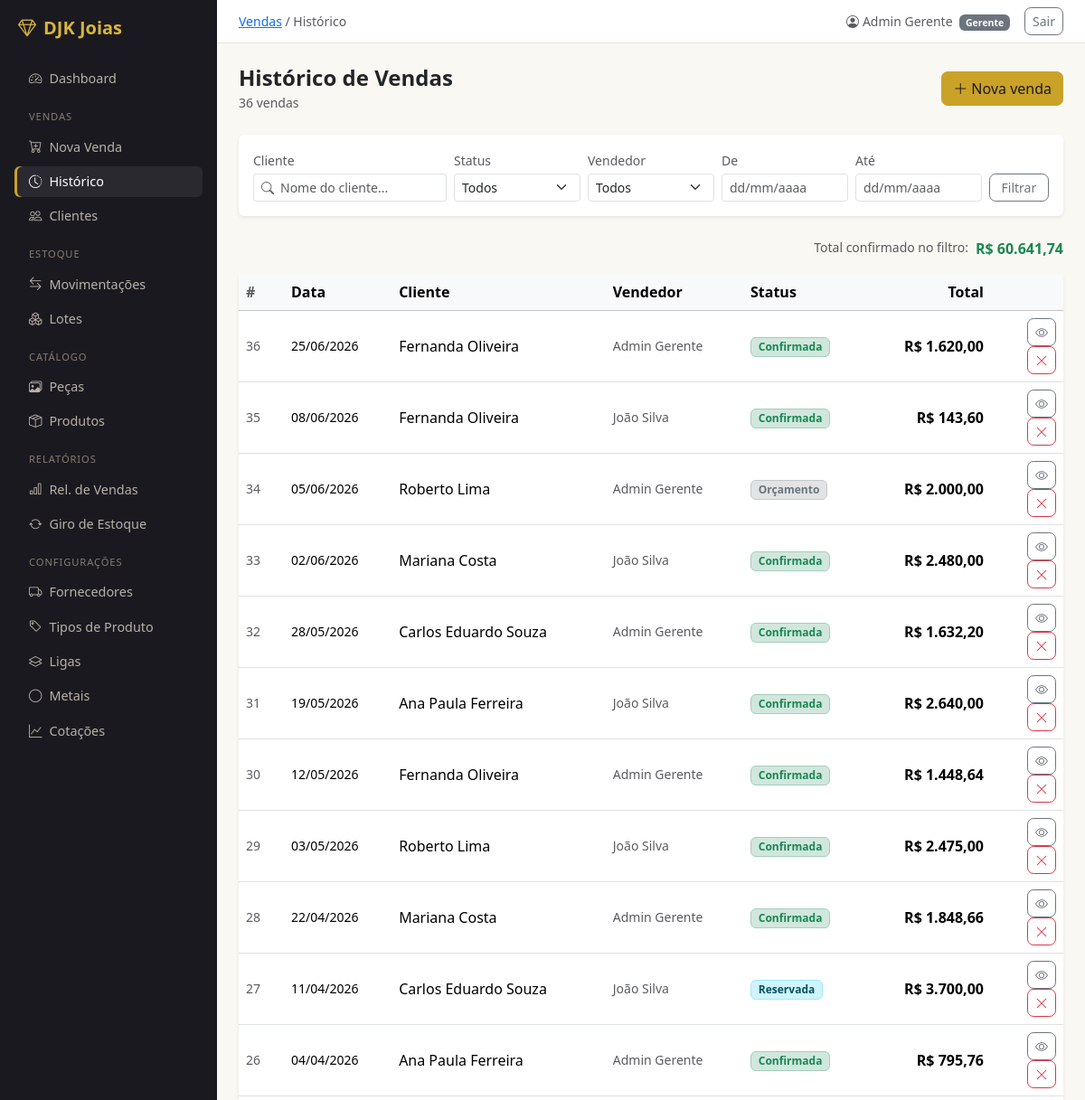
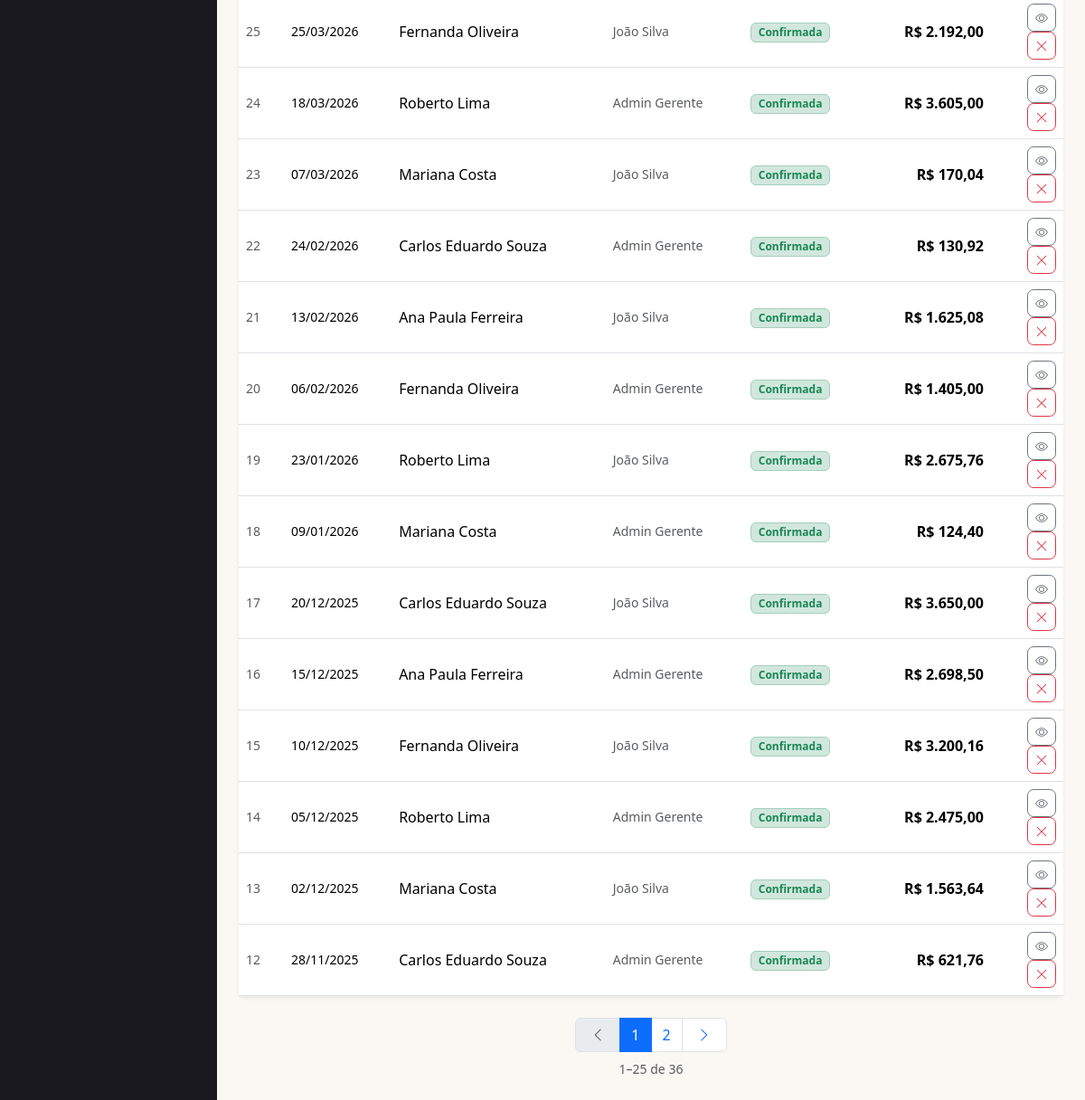
The app's page /vendas/ (signed in) with its own data (2 pictures, top to bottom).
### usuarios/models.py (models this page shows, shortened)
class Usuario(AbstractUser):
    class Perfil(models.TextChoices):
        GERENTE  = 'GER', 'Gerente'
        VENDEDOR = 'VEN', 'Vendedor'
    perfil    = models.CharField(max_length=3, choices=Perfil.choices, default=Perfil.VENDEDOR)
    telefone  = models.CharField(max_length=20, blank=True)
    criado_em = models.DateTimeField(auto_now_add=True)
    class Meta:
        verbose_name        = 'Usuário'
        verbose_name_plural = 'Usuários'
        ordering            = ['first_name', 'last_name']
    @property
    def is_gerente(self):
        return self.perfil == self.Perfil.GERENTE

### vendas/models.py (models this page shows, shortened)
class Venda(models.Model):
    class Status(models.TextChoices):
        ORCAMENTO  = 'ORC', 'Orçamento'
        RESERVADA  = 'RES', 'Reservada'
        CONFIRMADA = 'CON', 'Confirmada'
        CANCELADA  = 'CAN', 'Cancelada'
    cliente        = models.ForeignKey(Cliente, on_delete=models.PROTECT, related_name='vendas', db_index=True)
    vendedor       = models.ForeignKey(
        settings.AUTH_USER_MODEL,
        on_delete=models.PROTECT,
        related_name='vendas_realizadas',
        db_index=True,
    )
    status         = models.CharField(max_length=3, choices=Status.choices, default=Status.CONFIRMADA, db_index=True)
    data_venda     = models.DateTimeField(default=timezone.now, db_index=True)
    valor_total    = models.DecimalField(
        max_digits=14, decimal_places=2,
        default=Decimal('0.00'),
        validators=[MinValueValidator(Decimal('0.00'))],
    )
    desconto_total = models.DecimalField(
        max_digits=10, decimal_places=2,
        default=Decimal('0.00'),
        validators=[MinValueValidator(Decimal('0.00'))],
    )
    observacoes    = models.TextField(blank=True)
    criado_em      = models.DateTimeField(auto_now_add=True)
    class Meta:
        verbose_name        = 'Venda'
        verbose_name_plural = 'Vendas'
        ordering            = ['-data_venda']
        indexes = [
            models.Index(fields=['-data_venda', 'status'], name='idx_venda_data_status'),
        ]

class Cliente(models.Model):
    nome       = models.CharField(max_length=150, db_index=True)
    telefone   = models.CharField(max_length=20, blank=True)
    observacao = models.TextField(blank=True)
    ativo      = models.BooleanField(default=True)
    criado_em  = models.DateTimeField(auto_now_add=True)
    class Meta:
        verbose_name        = 'Cliente'
        verbose_name_plural = 'Clientes'
        ordering            = ['nome']
    def __str__(self):
        return self.nome

### vendas/views.py (the view)
# urls.py: path('',                                   views.VendaListView.as_view(),   name='venda_list'),
class VendaListView(LoginRequiredMixin, ListView):
    model               = Venda
    template_name       = 'vendas/venda_list.html'
    context_object_name = 'vendas'
    paginate_by         = 25
    def get_queryset(self):
        qs = Venda.objects.select_related('cliente', 'vendedor')
        if q := self.request.GET.get('q'):
            qs = qs.filter(cliente__nome__icontains=q)
        if status := self.request.GET.get('status'):
            qs = qs.filter(status=status)
        if vendedor_id := self.request.GET.get('vendedor'):
            qs = qs.filter(vendedor_id=vendedor_id)
        if data_de := self.request.GET.get('data_de'):
            qs = qs.filter(data_venda__date__gte=data_de)
        if data_ate := self.request.GET.get('data_ate'):
            qs = qs.filter(data_venda__date__lte=data_ate)
        return qs
    def get_context_data(self, **kwargs):
        from django.db.models import Sum
        ctx = super().get_context_data(**kwargs)
        ctx['status_choices'] = Venda.Status.choices
        ctx['status_atual']   = self.request.GET.get('status', '')
        ctx['vendedor_atual'] = self.request.GET.get('vendedor', '')
        ctx['busca']          = self.request.GET.get('q', '')
        ctx['data_de']        = self.request.GET.get('data_de', '')
        ctx['data_ate']       = self.request.GET.get('data_ate', '')
        ctx['vendedores']     = get_user_model().objects.order_by('first_name')
        ctx['total_filtrado'] = self.get_queryset().filter(
            status=Venda.Status.CONFIRMADA
        ).aggregate(total=Sum('valor_total'))['total'] or 0
        return ctx

### templates/vendas/venda_list.html (shortened to what this page needs)
{% extends 'base.html' %}
{% block breadcrumb %}<a href="{% url 'vendas:venda_list' %}">Vendas</a> / Histórico{% endblock %}
{% block content %}
<div class="d-flex align-items-center justify-content-between mb-4">
  <div>
    <h4 class="fw-semibold mb-0">Histórico de Vendas</h4>
    <span class="text-muted small">{{ paginator.count }} venda{{ paginator.count|pluralize }}</span>
  </div>
  <a href="{% url 'vendas:venda_create' %}" class="btn btn-warning">
    <i class="bi bi-plus-lg me-1"></i>Nova venda
  </a>
</div>
<div class="card border-0 shadow-sm mb-4">
  <div class="card-body py-3">
    <form method="get" id="filtro-form">
      <div class="row g-2 align-items-end">
        <div class="col-md-3">
          <label class="form-label small text-muted mb-1">Cliente</label>
          <div class="input-group input-group-sm">
            <span class="input-group-text bg-transparent border-end-0"><i class="bi bi-search text-muted"></i></span>
            <input type="text" name="q" value="{{ busca }}"
                   class="form-control border-start-0 ps-0" placeholder="Nome do cliente...">
          </div>
        </div>
        <div class="col-md-2">
          <label class="form-label small text-muted mb-1">Status</label>
          <select name="status" class="form-select form-select-sm">
            <option value="">Todos</option>
          </select>
        </div>
        <div class="col-md-2">
          <label class="form-label small text-muted mb-1">Vendedor</label>
          <select name="vendedor" class="form-select form-select-sm">
            <option value="">Todos</option>
          </select>
        </div>
        <div class="col-md-2">
          <label class="form-label small text-muted mb-1">De</label>
          <input type="text" name="data_de" value="{{ data_de }}" class="form-control form-control-sm"
                 data-mask="date" placeholder="dd/mm/aaaa" maxlength="10">
        </div>
        <div class="col-md-2">
          <label class="form-label small text-muted mb-1">Até</label>
          <input type="text" name="data_ate" value="{{ data_ate }}" class="form-control form-control-sm"
                 data-mask="date" placeholder="dd/mm/aaaa" maxlength="10">
        </div>
        <div class="col-md-1 d-flex gap-2 align-items-end">
          <button type="submit" class="btn btn-sm btn-outline-secondary w-100">Filtrar</button>
        </div>
      </div>
    </form>
  </div>
</div>
{% if status_atual == 'CON' or not status_atual %}
<div class="d-flex justify-content-end mb-3">
  <span class="text-muted small me-2">Total confirmado no filtro:</span>
  <strong class="text-success">R$ {{ total_filtrado|floatformat:"2g" }}</strong>
</div>
{% endif %}
<div class="card border-0 shadow-sm">
  <div class="table-responsive">
    <table class="table table-hover align-middle mb-0">
      <thead class="table-light">
        <tr>
          <th class="text-muted" style="width:50px">#</th>
          <th>Data</th>
          <th>Cliente</th>
          <th>Vendedor</th>
          <th>Status</th>
          <th class="text-end">Total</th>
          <th style="width:80px"></th>
        </tr>
      </thead>
      <tbody>
        {% for venda in vendas %}
        <tr>
          <td class="text-muted small">{{ venda.pk }}</td>
          <td class="small">{{ venda.data_venda|date:"d/m/Y" }}</td>
          <td>{{ venda.cliente }}</td>
          <td class="small text-muted">{{ venda.vendedor.get_full_name|default:venda.vendedor.username }}</td>
          <td>
            {% if venda.status == 'CON' %}<span class="badge bg-success-subtle text-success border border-success-subtle">Confirmada</span>
            {% elif venda.status == 'ORC' %}<span class="badge bg-secondary-subtle text-secondary border border-secondary-subtle">Orçamento</span>
            {% elif venda.status == 'RES' %}<span class="badge bg-info-subtle text-info-emphasis border border-info-subtle">Reservada</span>
            {% elif venda.status == 'CAN' %}<span class="badge bg-danger-subtle text-danger border border-danger-subtle">Cancelada</span>
            {% endif %}
          </td>
          <td class="text-end fw-semibold">R$ {{ venda.valor_total|floatformat:"2g" }}</td>
          <td class="text-end">
            <a href="{% url 'vendas:venda_detail' venda.pk %}" class="btn btn-sm btn-outline-secondary" title="Detalhes">
              <i class="bi bi-eye"></i>
            </a>
            {% if venda.status != 'CAN' %}
            <form method="post" action="{% url 'vendas:venda_cancelar' venda.pk %}" class="d-inline"
                  onsubmit="return confirm('Cancelar venda #{{ venda.pk }}? O estoque dos itens será estornado.')">
              <button type="submit" class="btn btn-sm btn-outline-danger ms-1" title="Cancelar">
                <i class="bi bi-x-lg"></i>
              </button>
            </form>
            {% endif %}
          </td>
        </tr>
        {% endfor %}
      </tbody>
    </table>
  </div>
</div>
{% include 'partials/pagination.html' %}
{% endblock %}

### templates/base.html (shortened to what this page needs)
<!DOCTYPE html>
<html lang="pt-br">
<head>
  <link href="https://cdn.jsdelivr.net/npm/bootstrap@5.3.3/dist/css/bootstrap.min.css" rel="stylesheet">
  <link href="https://cdn.jsdelivr.net/npm/bootstrap-icons@1.11.3/font/bootstrap-icons.min.css" rel="stylesheet">
</head>
<body>
<div class="d-flex">
  <nav id="sidebar" class="p-3">
    <div class="text-white fw-bold fs-5 mb-4 px-1">
      <i class="bi bi-gem me-2"></i>DJK Joias
    </div>
    <ul class="nav flex-column gap-1">
      <li><a href="{% url 'dashboard:index' %}" class="nav-link {% if request.resolver_match.app_name == 'dashboard' %}active{% endif %}">
        <i class="bi bi-speedometer2 me-2"></i>Dashboard
      </a></li>
      <li class="sidebar-section">Vendas</li>
      <li><a href="{% url 'vendas:venda_create' %}" class="nav-link {% if request.resolver_match.url_name == 'venda_create' %}active{% endif %}">
        <i class="bi bi-cart-plus me-2"></i>Nova Venda
      </a></li>
      <li><a href="{% url 'vendas:venda_list' %}" class="nav-link {% if request.resolver_match.url_name == 'venda_list' or request.resolver_match.url_name == 'venda_detail' %}active{% endif %}">
        <i class="bi bi-clock-history me-2"></i>Histórico
      </a></li>
      <li><a href="{% url 'vendas:cliente_list' %}" class="nav-link {% if request.resolver_match.url_name|slice:':7' == 'cliente' %}active{% endif %}">
        <i class="bi bi-people me-2"></i>Clientes
      </a></li>
      <li class="sidebar-section">Estoque</li>
      <li><a href="{% url 'estoque:movimentacao_list' %}" class="nav-link {% if request.resolver_match.url_name == 'movimentacao_list' or request.resolver_match.url_name == 'movimentacao_create' %}active{% endif %}">
        <i class="bi bi-arrow-left-right me-2"></i>Movimentações
      </a></li>
      <li><a href="{% url 'estoque:lote_list' %}" class="nav-link {% if request.resolver_match.url_name|slice:':4' == 'lote' %}active{% endif %}">
        <i class="bi bi-boxes me-2"></i>Lotes
      </a></li>
      <li class="sidebar-section">Catálogo</li>
      <li><a href="{% url 'catalogo:peca_list' %}" class="nav-link {% if request.resolver_match.url_name|slice:':4' == 'peca' %}active{% endif %}">
        <i class="bi bi-images me-2"></i>Peças
      </a></li>
      <li><a href="{% url 'catalogo:produto_list' %}" class="nav-link {% if request.resolver_match.url_name|slice:':7' == 'produto' %}active{% endif %}">
        <i class="bi bi-box-seam me-2"></i>Produtos
      </a></li>
      {% if user.is_gerente %}
      <li class="sidebar-section">Relatórios</li>
      <li><a href="{% url 'relatorios:vendas' %}" class="nav-link {% if request.resolver_match.url_name == 'vendas' and request.resolver_match.app_name == 'relatorios' %}active{% endif %}">
        <i class="bi bi-bar-chart me-2"></i>Rel. de Vendas
      </a></li>
      <li><a href="{% url 'relatorios:giro' %}" class="nav-link {% if request.resolver_match.url_name == 'giro' %}active{% endif %}">
        <i class="bi bi-arrow-repeat me-2"></i>Giro de Estoque
      </a></li>
      <li class="sidebar-section">Configurações</li>
      <li><a href="{% url 'vendas:fornecedor_list' %}" class="nav-link {% if request.resolver_match.url_name|slice:':10' == 'fornecedor' %}active{% endif %}">
        <i class="bi bi-truck me-2"></i>Fornecedores
      </a></li>
      <li><a href="{% url 'catalogo:tipo_produto_list' %}" class="nav-link {% if request.resolver_match.url_name|slice:':4' == 'tipo' %}active{% endif %}">
        <i class="bi bi-tag me-2"></i>Tipos de Produto
      </a></li>
      <li><a href="{% url 'catalogo:liga_list' %}" class="nav-link {% if request.resolver_match.url_name|slice:':4' == 'liga' %}active{% endif %}">
        <i class="bi bi-layers me-2"></i>Ligas
      </a></li>
      <li><a href="{% url 'catalogo:metal_list' %}" class="nav-link {% if request.resolver_match.url_name|slice:':5' == 'metal' %}active{% endif %}">
        <i class="bi bi-circle me-2"></i>Metais
      </a></li>
      <li><a href="{% url 'catalogo:cotacao_list' %}" class="nav-link {% if request.resolver_match.url_name == 'cotacao_list' %}active{% endif %}">
        <i class="bi bi-graph-up me-2"></i>Cotações
      </a></li>
      {% endif %}
    </ul>
  </nav>
  <div id="main" class="d-flex flex-column">
    <div class="topbar px-4 py-2 d-flex align-items-center justify-content-between">
      <span class="text-muted small">{% block breadcrumb %}{% endblock %}</span>
      <div class="d-flex align-items-center gap-3">
        <span class="small text-muted">
          <i class="bi bi-person-circle me-1"></i>{{ user.get_full_name|default:user.username }}
          <span class="badge bg-secondary ms-1">{{ user.get_perfil_display }}</span>
        </span>
        <form method="post" action="{% url 'logout' %}" class="m-0">
          <button type="submit" class="btn btn-sm btn-outline-secondary">Sair</button>
        </form>
      </div>
    </div>
    <main class="p-4 flex-grow-1">
      {% block content %}{% endblock %}
    </main>
  </div>
</div>
{% load static %}
</body>
</html>

### templates/base.html (style rules this page uses)
:root { --onyx: #1b1920; --onyx-2: #2a2730; --gold: #c9a227; --gold-dark: #ad8a1f; --gold-soft: #d8b53e; --paper: #faf8f3; }
body { background-color: var(--paper); }
#sidebar { min-height: 100vh; background-color: var(--onyx); width: 240px; flex-shrink: 0; }
#sidebar .navbar-brand, #sidebar .fw-bold { color: var(--gold-soft) !important; }
#sidebar .nav-link { color: #b7b2a6; font-size: 0.9rem; padding: .4rem 1rem; border-radius: 6px; }
#sidebar .nav-link.active { color: #fff; background-color: rgba(255,255,255,.07); box-shadow: inset 3px 0 0 var(--gold); }
#sidebar .sidebar-section { font-size: .7rem; text-transform: uppercase; letter-spacing: .08em; color: #847d6f; padding: .8rem 1rem .2rem; }
#main { flex: 1; min-width: 0; }
.topbar { background: #fff; border-bottom: 1px solid #e8e3d9; }
.btn { border-radius: .45rem; font-weight: 500; }
.btn-warning { --bs-btn-bg: var(--gold); --bs-btn-border-color: var(--gold); --bs-btn-hover-bg: var(--gold-dark); --bs-btn-hover-border-color: var(--gold-dark); --bs-btn-active-bg: var(--gold-dark); --bs-btn-active-border-color: var(--gold-dark); --bs-btn-disabled-bg: var(--gold); --bs-btn-disabled-border-color: var(--gold); --bs-btn-color: var(--onyx); --bs-btn-hover-color: var(--onyx); --bs-btn-active-color: var(--onyx); --bs-btn-disabled-color: var(--onyx); }

### records on screen
Usuario: get_full_name "Admin Gerente", perfil "Gerente"
Venda: pk "36", data_venda "25/06/2026", cliente "Fernanda Oliveira", vendedor.get_full_name "Admin Gerente", status "Confirmada", valor_total "1.620,00"
Venda: pk "35", data_venda "08/06/2026", cliente "Fernanda Oliveira", vendedor.get_full_name "João Silva", status "Confirmada", valor_total "143,60"
Venda: pk "34", data_venda "05/06/2026", cliente "Roberto Lima", vendedor.get_full_name "Admin Gerente", status "Orçamento", valor_total "2.000,00"
Venda: pk "33", data_venda "02/06/2026", cliente "Mariana Costa", vendedor.get_full_name "João Silva", status "Confirmada", valor_total "2.480,00"
Venda: pk "32", data_venda "28/05/2026", cliente "Carlos Eduardo Souza", vendedor.get_full_name "Admin Gerente", status "Confirmada", valor_total "1.632,20"
Venda: pk "31", data_venda "19/05/2026", cliente "Ana Paula Ferreira", vendedor.get_full_name "João Silva", status "Confirmada", valor_total "2.640,00"
Venda: pk "30", data_venda "12/05/2026", cliente "Fernanda Oliveira", vendedor.get_full_name "Admin Gerente", status "Confirmada", valor_total "1.448,64"
Venda: pk "29", data_venda "03/05/2026", cliente "Roberto Lima", vendedor.get_full_name "João Silva", status "Confirmada", valor_total "2.475,00"
Venda: pk "28", data_venda "22/04/2026", cliente "Mariana Costa", vendedor.get_full_name "Admin Gerente", status "Confirmada", valor_total "1.848,66"
Venda: pk "27", data_venda "11/04/2026", cliente "Carlos Eduardo Souza", vendedor.get_full_name "João Silva", status "Reservada", valor_total "3.700,00"
Venda: pk "26", data_venda "04/04/2026", cliente "Ana Paula Ferreira", vendedor.get_full_name "Admin Gerente", status "Confirmada", valor_total "795,76"
Venda: pk "25", data_venda "25/03/2026", cliente "Fernanda Oliveira", vendedor.get_full_name "João Silva", status "Confirmada", valor_total "2.192,00"
Venda: pk "24", data_venda "18/03/2026", cliente "Roberto Lima", vendedor.get_full_name "Admin Gerente", status "Confirmada", valor_total "3.605,00"
Venda: pk "23", data_venda "07/03/2026", cliente "Mariana Costa", vendedor.get_full_name "João Silva", status "Confirmada", valor_total "170,04"
Venda: pk "22", data_venda "24/02/2026", cliente "Carlos Eduardo Souza", vendedor.get_full_name "Admin Gerente", status "Confirmada", valor_total "130,92"
Venda: pk "21", data_venda "13/02/2026", cliente "Ana Paula Ferreira", vendedor.get_full_name "João Silva", status "Confirmada", valor_total "1.625,08"
Venda: pk "20", data_venda "06/02/2026", cliente "Fernanda Oliveira", vendedor.get_full_name "Admin Gerente", status "Confirmada", valor_total "1.405,00"
Venda: pk "19", data_venda "23/01/2026", cliente "Roberto Lima", vendedor.get_full_name "João Silva", status "Confirmada", valor_total "2.675,76"
Venda: pk "18", data_venda "09/01/2026", cliente "Mariana Costa", vendedor.get_full_name "Admin Gerente", status "Confirmada", valor_total "124,40"
Venda: pk "17", data_venda "20/12/2025", cliente "Carlos Eduardo Souza", vendedor.get_full_name "João Silva", status "Confirmada", valor_total "3.650,00"
Venda: pk "16", data_venda "15/12/2025", cliente "Ana Paula Ferreira", vendedor.get_full_name "Admin Gerente", status "Confirmada", valor_total "2.698,50"
Venda: pk "15", data_venda "10/12/2025", cliente "Fernanda Oliveira", vendedor.get_full_name "João Silva", status "Confirmada", valor_total "3.200,16"
Venda: pk "14", data_venda "05/12/2025", cliente "Roberto Lima", vendedor.get_full_name "Admin Gerente", status "Confirmada", valor_total "2.475,00"
Venda: pk "13", data_venda "02/12/2025", cliente "Mariana Costa", vendedor.get_full_name "João Silva", status "Confirmada", valor_total "1.563,64"
Venda: pk "12", data_venda "28/11/2025", cliente "Carlos Eduardo Souza", vendedor.get_full_name "Admin Gerente", status "Confirmada", valor_total "621,76"

### other values on screen
{{ paginator.count }} "36"
{{ total_filtrado|floatformat:"2g" }} "60.641,74"
{{ num }} "1"
{{ num }} "2"
{{ page_obj.start_index }} "1"
{{ page_obj.end_index }} "25"
{{ page_obj.paginator.count }} "36"
